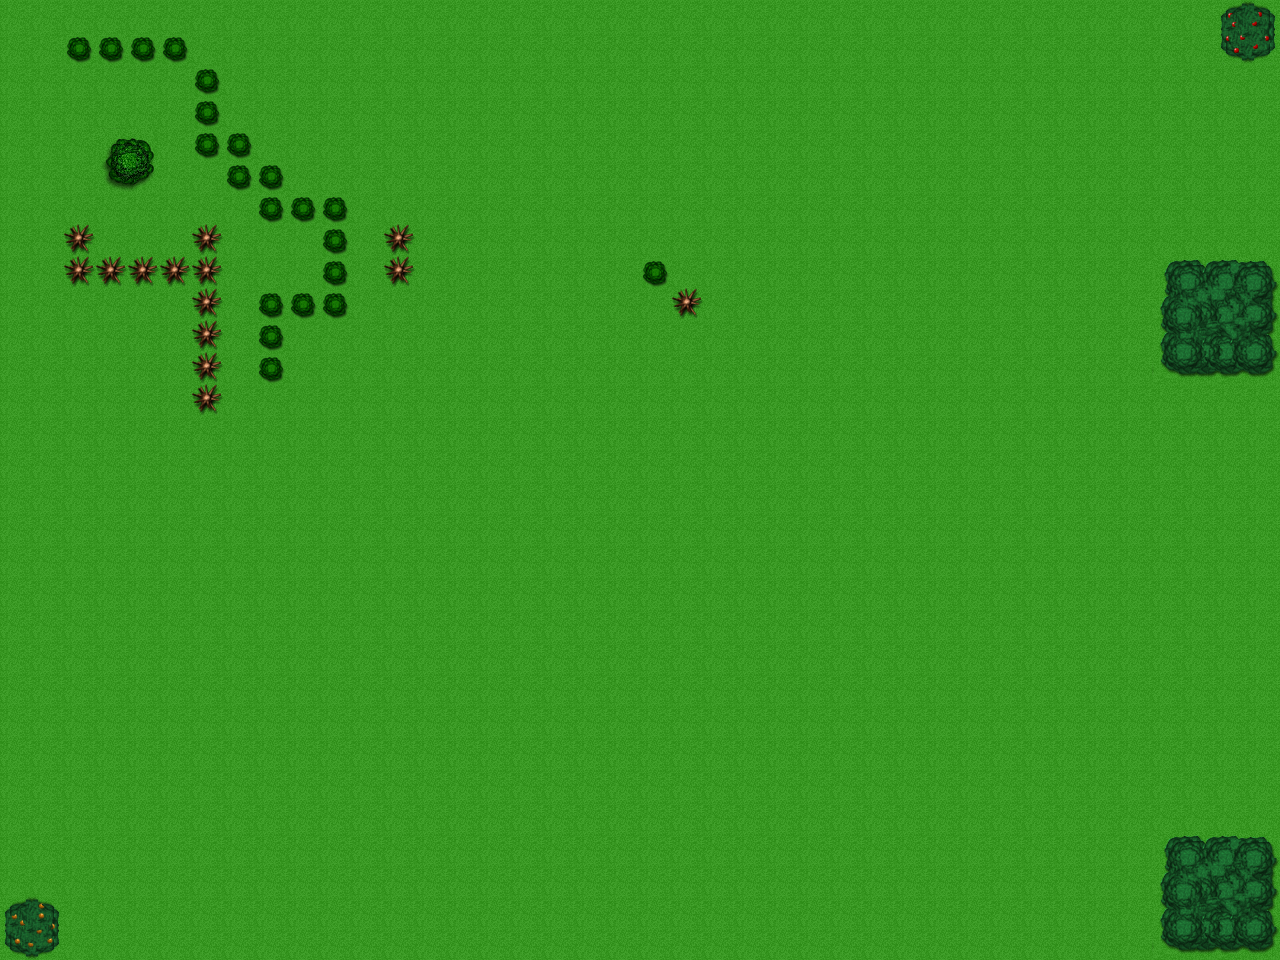

Rendered tile map (Tiled .tmx) drawn with the repository's tilesets; below, a short description and the map source with its tile grids summarised:
An orthogonal 40x30 tile map with 32x32 px tiles, 2 tile layers (GroundLayer, ObstacleLayer).

<map version="1.0" orientation="orthogonal" width="40" height="30" tilewidth="32" tileheight="32">
 <tileset firstgid="1" name="ground" tilewidth="32" tileheight="32">
  <image source="ground_01_512x512_32x32.png" />
 </tileset>
 <layer name="GroundLayer" width="40" height="30">
  <data>[1200 cells, 1200 non-empty, 30 distinct tile ids]</data>
 </layer>
 <layer name="ObstacleLayer" width="40" height="30">
  <data>[1200 cells, 21 non-empty, 1 distinct tile ids]</data>
 </layer>
</map>
